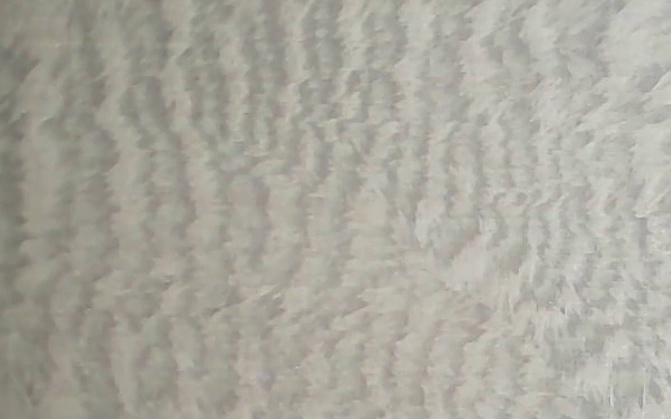
#> input picture 05_shared_data/exhibition/ice_crystal_01/02_structural_resonance/patches/patch_11.jpg, 671 x 419 px, given in place of ice_crystal_01_resized.mp4, which was not available
$ jupyter execute crystal_skeleton.ipynb
#> lines starting #> are read from the running program, lines starting #| are printed output that depends on the picture; after the words box and inside, x2 and y2 are one past the last pixel; in counts of white or black regions, pixels touching at a corner belong together; pictures that were not available may be replaced by others from this repository, and a replacement may not be noted
#> further down, frame is the input picture: shape (419, 671, 3); mean B, G, R 157.2, 167.6, 169.9
[cell 1]
import sys

[cell 2]
import cv2
import numpy as np
import pandas as pd
import matplotlib.pyplot as plt
from pathlib import Path
from skimage import color, filters
from skimage.morphology import skeletonize, closing, remove_small_objects, disk

try:
    from skan import Skeleton, summarize
    SKAN_AVAILABLE = True
    print('✅ skan available')
except ImportError:
    SKAN_AVAILABLE = False
    print('⚠️ skan not installed — branch stats skipped')

[cell 3]
VIDEO_PATH      = Path(r'C:\Users\xiaoh\OneDrive\Desktop\Final_morphogenesis\05_shared_data\input\ice_crystal_01_resized.mp4')
OUTPUT_DIR      = Path(r'C:\Users\xiaoh\OneDrive\Desktop\Final_morphogenesis\09_experiments\previous_tests\01_material_analysis\output\ice_crystal_01\skeletons')
OUTPUT_DIR.mkdir(parents=True, exist_ok=True)

INVERT_BINARY   = False   # 已经在函数里处理了，这行无所谓
CLOSING_RADIUS  = 1       # 改小一点，保留更多细节
MIN_OBJECT_SIZE = 32

[cell 4]
def binarize(image, invert=INVERT_BINARY):
#> called with invert = False
    gray   = color.rgb2gray(image) if image.ndim == 3 else image.astype(float)
    thresh = filters.threshold_otsu(gray)
#> thresh = 0.647
    binary = gray > thresh
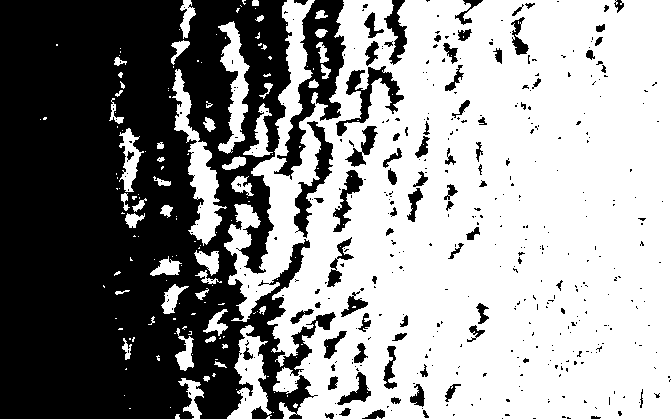
#> binary: shape (419, 671) bool; 57.6% white; 416 black regions (338 under 20 px), largest, box (x1, y1, x2, y2) and area: (0, 0, 336, 419) 102461, (274, 0, 346, 180) 4316, (294, 121, 333, 238) 1333
    if invert:
        binary = ~binary
    binary = closing(binary, disk(CLOSING_RADIUS))
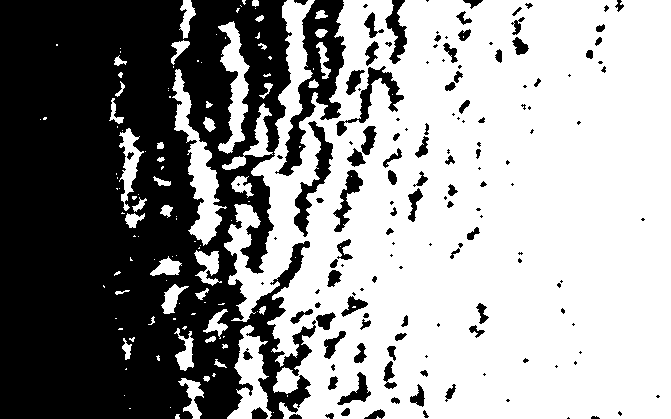
#> binary: shape (419, 671) bool; 58.5% white; 148 black regions (64 under 20 px), largest, box (x1, y1, x2, y2) and area: (0, 0, 316, 419) 101496, (275, 0, 346, 176) 4237, (294, 121, 333, 237) 1286
    binary = remove_small_objects(binary, min_size=MIN_OBJECT_SIZE)
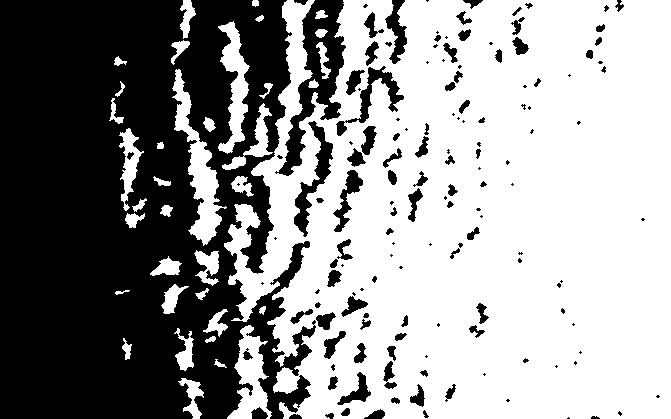
#> binary: shape (419, 671) bool; 58.2% white; 148 black regions (64 under 20 px), largest, box (x1, y1, x2, y2) and area: (0, 0, 316, 419) 102035, (275, 0, 346, 176) 4243, (294, 121, 333, 237) 1288
    return binary

def extract_skeleton(binary, method='lee'):
#> called with method = 'lee'
    return skeletonize(binary, method=method)
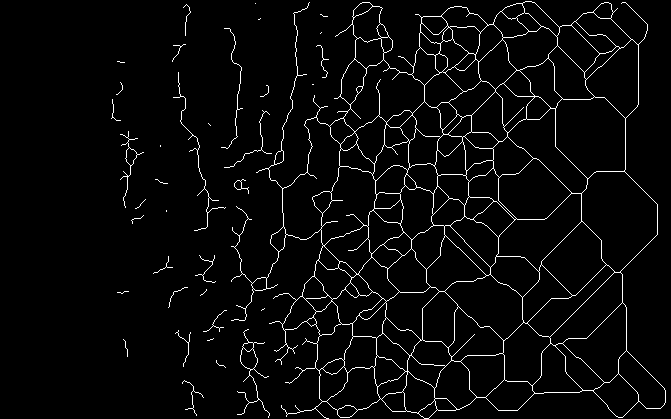
#> returned value: shape (419, 671) bool; 3.6% white in thin lines or dots, all inside (x1, y1, x2, y2) = (111, 1, 666, 419)

def compute_features(skeleton, name):
    features = {
        'filename':        name,
        'skeleton_pixels': int(skeleton.sum()),
        'image_area':      int(skeleton.size),
        'density':         round(skeleton.sum() / skeleton.size, 6),
    }
    if SKAN_AVAILABLE and skeleton.sum() > 0:
        try:
            skel_obj = Skeleton(skeleton)
            stats    = summarize(skel_obj)
            features.update({
                'n_branches':      len(stats),
                'total_length':    round(stats['branch-distance'].sum(), 2),
                'mean_branch_len': round(stats['branch-distance'].mean(), 2),
                'n_endpoints':     int((stats['branch-type'] == 1).sum()),
                'n_junctions':     int((stats['branch-type'] == 2).sum()),
            })
        except Exception as e:
            print(f'skan error for {name}: {e}')
    return features

print('✅ Functions loaded')

[cell 5]
TARGET_FRAME = 400

cap = cv2.VideoCapture(str(VIDEO_PATH))
cap.set(cv2.CAP_PROP_POS_FRAMES, TARGET_FRAME)
ret, frame = cap.read()
cap.release()

image    = cv2.cvtColor(frame, cv2.COLOR_BGR2RGB)
binary   = binarize(image)
def binarize(image, invert=INVERT_BINARY):
    from skimage.filters import threshold_local

    gray = color.rgb2gray(image) if image.ndim == 3 else image.astype(float)

    # 局部自适应阈值 — block_size 控制感知范围，越小越细节
    thresh = threshold_local(gray, block_size=51, offset=0.01)
    binary = gray < thresh   # 亮背景下晶体是暗的

    binary = closing(binary, disk(CLOSING_RADIUS))
    binary = remove_small_objects(binary, min_size=MIN_OBJECT_SIZE)
    return binary
skeleton = extract_skeleton(binary)

fig, axes = plt.subplots(1, 3, figsize=(15, 5))
fig.patch.set_facecolor('white')
for ax, im, title, cmap in zip(
    axes,
    [image, binary, skeleton],
    ['Original', 'Binary', 'Skeleton'],
    [None, 'gray_r', 'gray_r']
):
    ax.imshow(im, cmap=cmap)
    ax.set_title(title, color='black', fontsize=13)
    ax.axis('off')
#> this loop made 3 passes
#> (title, cmap) on passes 1 to 3: ('Original', None), ('Binary', 'gray_r'), ('Skeleton', 'gray_r')
plt.tight_layout()
plt.show()

[cell 6]
import cv2
import numpy as np
from pathlib import Path
from skimage import color, filters
from skimage.filters import threshold_local
from skimage.morphology import skeletonize, closing, remove_small_objects, disk

VIDEO_PATH  = Path(r'C:\Users\xiaoh\OneDrive\Desktop\Final_morphogenesis\05_shared_data\input\ice_crystal_01_resized.mp4')
OUTPUT_PATH = Path(r'C:\Users\xiaoh\OneDrive\Desktop\Final_morphogenesis\09_experiments\previous_tests\01_material_analysis\output\ice_crystal_01\skeleton.mp4')
OUTPUT_PATH.parent.mkdir(parents=True, exist_ok=True)

CLOSING_RADIUS  = 1
MIN_OBJECT_SIZE = 32

cap    = cv2.VideoCapture(str(VIDEO_PATH))
fps    = cap.get(cv2.CAP_PROP_FPS)
width  = int(cap.get(cv2.CAP_PROP_FRAME_WIDTH))
height = int(cap.get(cv2.CAP_PROP_FRAME_HEIGHT))
total  = int(cap.get(cv2.CAP_PROP_FRAME_COUNT))

out = cv2.VideoWriter(str(OUTPUT_PATH),
                      cv2.VideoWriter_fourcc(*'mp4v'),
                      fps, (width, height))

frame_idx = 0
while True:
    ret, frame = cap.read()
    if not ret:
        break

    gray   = color.rgb2gray(cv2.cvtColor(frame, cv2.COLOR_BGR2RGB))
    thresh = threshold_local(gray, block_size=51, offset=0.01)
    binary = gray < thresh
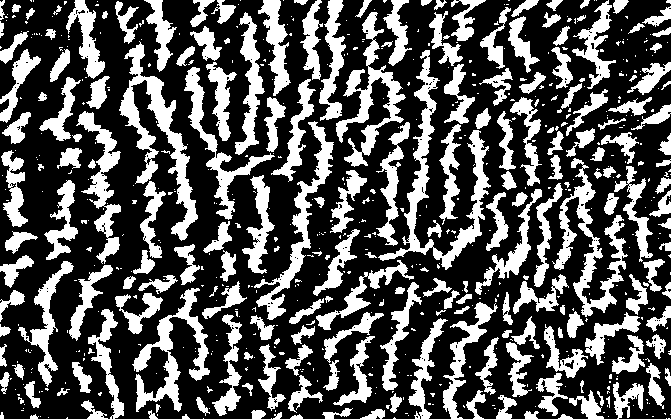
#> binary: shape (419, 671) bool; 33.7% white; 650 white regions (440 under 20 px), largest, box (x1, y1, x2, y2) and area: (378, 50, 491, 270) 4017, (119, 41, 198, 241) 3770, (552, 158, 628, 317) 3089
    binary = closing(binary, disk(CLOSING_RADIUS))
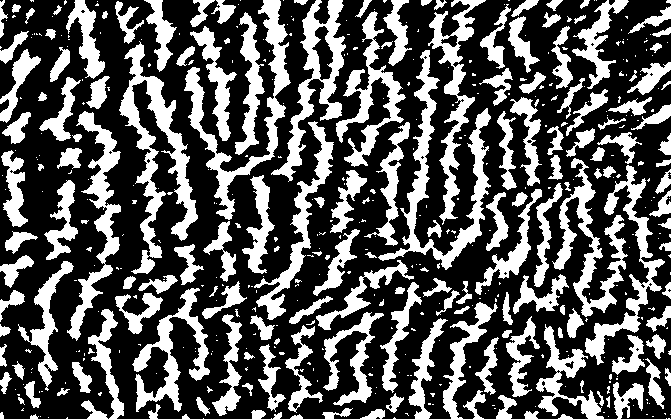
#> binary: shape (419, 671) bool; 34.8% white; 488 white regions (313 under 20 px), largest, box (x1, y1, x2, y2) and area: (119, 41, 198, 274) 4928, (378, 50, 491, 270) 4374, (184, 0, 291, 220) 4016
    binary = remove_small_objects(binary, min_size=MIN_OBJECT_SIZE)
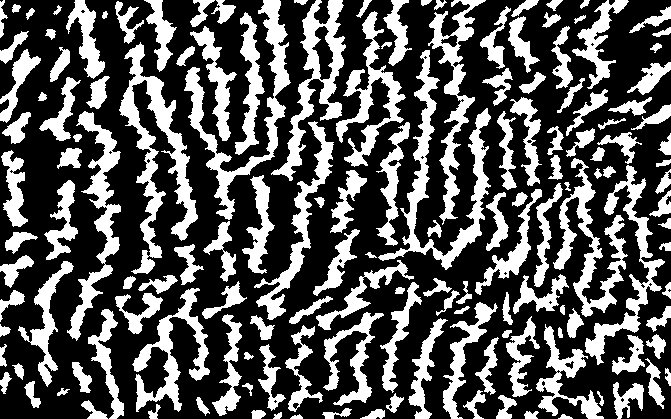
#> binary: shape (419, 671) bool; 34.1% white; 154 white regions, largest, box (x1, y1, x2, y2) and area: (119, 42, 198, 274) 4924, (378, 50, 491, 270) 4372, (184, 0, 291, 220) 4016
    skel   = skeletonize(binary)
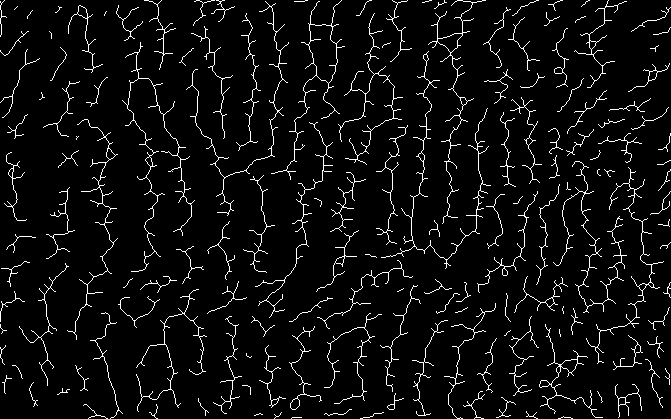
#> skel: shape (419, 671) bool; 5.3% white in thin lines or dots

    out_frame = ((~skel) * 255).astype(np.uint8)
#> out_frame: shape (419, 671); 94.7% white; black in thin lines or dots
    out_frame = cv2.cvtColor(out_frame, cv2.COLOR_GRAY2BGR)
#> out_frame: shape (419, 671, 3); 94.7% white; black in thin lines or dots
    out.write(out_frame)

    if frame_idx % 100 == 0:
        print(f'  {frame_idx}/{total}')
    frame_idx += 1

cap.release()
out.release()
print(f'\n✅ Saved to {OUTPUT_PATH}')

$ run again, on 05_shared_data/exhibition/ice_crystal_01/02_structural_resonance/patches/patch_18.jpg
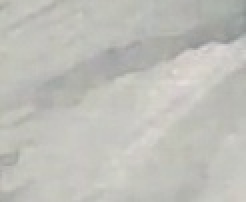
#> input picture 05_shared_data/exhibition/ice_crystal_01/02_structural_resonance/patches/patch_18.jpg, 123 x 101 px, given in place of ice_crystal_01_resized.mp4, which was not available (shown 2 times larger)
#> frame is the input picture: shape (101, 123, 3); mean B, G, R 185.1, 190.9, 191.1
#> in binarize, `thresh = filters.threshold_otsu(gray)`: thresh = 0.728
#> in binarize, `binary = gray > thresh`:
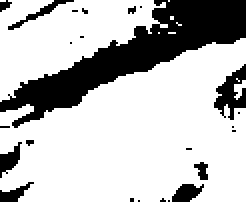
#> binary: shape (101, 123) bool (shown 2 times larger); 74.7% white; 24 black regions (16 under 20 px), largest, box (x1, y1, x2, y2) and area: (0, 0, 123, 64) 2445, (107, 32, 123, 60) 223, (86, 92, 102, 101) 97
#> the loop `for ax, im, title, cmap in zip( axes, [image, binary, skeleton], ['Ori..` made 3 passes
#> (title, cmap) on passes 1 to 3: ('Original', None), ('Binary', 'gray_r'), ('Skeleton', 'gray_r')
#> `skel   = skeletonize(binary)`:
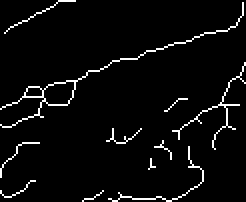
#> skel: shape (101, 123) bool (shown 2 times larger); 4.2% white in thin lines or dots

$ run again, on 05_shared_data/exhibition/ice_crystal_01/02_structural_resonance/patches/patch_19.jpg
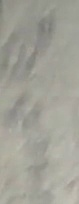
#> input picture 05_shared_data/exhibition/ice_crystal_01/02_structural_resonance/patches/patch_19.jpg, 79 x 204 px, given in place of ice_crystal_01_resized.mp4, which was not available
#> frame is the input picture: shape (204, 79, 3); mean B, G, R 150.7, 160.6, 161.2
#> in binarize, `thresh = filters.threshold_otsu(gray)`: thresh = 0.618
#> in binarize, `binary = gray > thresh`:
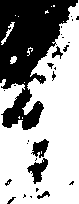
#> binary: shape (204, 79) bool; 62.7% white; 27 black regions (18 under 20 px), largest, box (x1, y1, x2, y2) and area: (0, 0, 78, 130) 5284, (27, 158, 48, 184) 255, (31, 139, 49, 158) 193
#> the loop `for ax, im, title, cmap in zip( axes, [image, binary, skeleton], ['Ori..` made 3 passes
#> (title, cmap) on passes 1 to 3: ('Original', None), ('Binary', 'gray_r'), ('Skeleton', 'gray_r')
#> `skel   = skeletonize(binary)`:
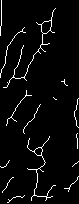
#> skel: shape (204, 79) bool; 4% white in thin lines or dots
